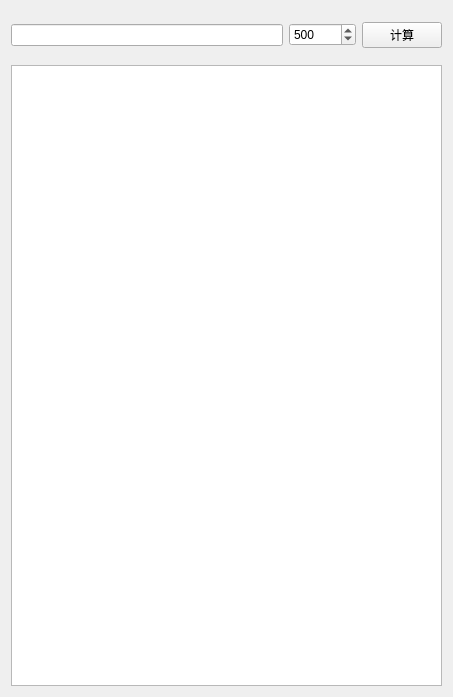
<?xml version="1.0" encoding="UTF-8"?>
<ui version="4.0">
 <class>cronClass</class>
 <widget class="QMainWindow" name="cronClass">
  <property name="geometry">
   <rect>
    <x>0</x>
    <y>0</y>
    <width>453</width>
    <height>697</height>
   </rect>
  </property>
  <property name="windowTitle">
   <string>Cron表达式工具</string>
  </property>
  <property name="windowIcon">
   <iconset theme="QIcon::ThemeIcon::DocumentOpenRecent"/>
  </property>
  <widget class="QWidget" name="centralWidget">
   <layout class="QGridLayout" name="gridLayout">
    <item row="0" column="0">
     <layout class="QVBoxLayout" name="verticalLayout">
      <item>
       <widget class="QWidget" name="widget" native="true">
        <property name="maximumSize">
         <size>
          <width>16777215</width>
          <height>50</height>
         </size>
        </property>
        <layout class="QHBoxLayout" name="horizontalLayout">
         <property name="leftMargin">
          <number>0</number>
         </property>
         <property name="rightMargin">
          <number>0</number>
         </property>
         <item>
          <widget class="QLineEdit" name="lineEdit"/>
         </item>
         <item>
          <widget class="QSpinBox" name="spinBox">
           <property name="maximumSize">
            <size>
             <width>100</width>
             <height>16777215</height>
            </size>
           </property>
           <property name="maximum">
            <number>999999999</number>
           </property>
           <property name="value">
            <number>500</number>
           </property>
          </widget>
         </item>
         <item>
          <widget class="QPushButton" name="pushButton">
           <property name="text">
            <string>计算</string>
           </property>
          </widget>
         </item>
        </layout>
       </widget>
      </item>
      <item>
       <widget class="QTextEdit" name="textEdit">
        <property name="font">
         <font>
          <pointsize>11</pointsize>
         </font>
        </property>
        <property name="focusPolicy">
         <enum>Qt::FocusPolicy::NoFocus</enum>
        </property>
        <property name="lineWidth">
         <number>4</number>
        </property>
       </widget>
      </item>
     </layout>
    </item>
   </layout>
  </widget>
 </widget>
 <layoutdefault spacing="6" margin="11"/>
 <resources>
  <include location="cron.qrc"/>
 </resources>
 <connections/>
</ui>
